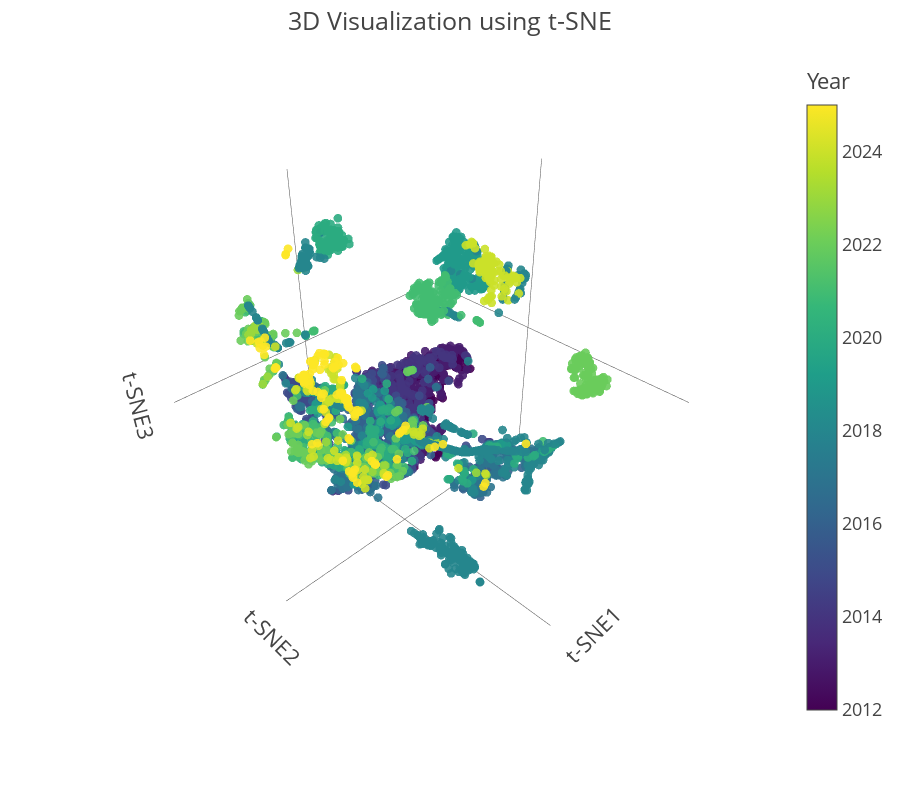

Write notebook code for a chart like this one.
### Code cell
# t-SNE dimensionality reduction
tsne = TSNE(n_components=3, random_state=2225, perplexity=100, n_iter=1000)
tsne_results = tsne.fit_transform(df_scaled)

# Plot using the function
plot_3d_embedding(df_scaled, tsne_results, method_name='t-SNE')

### Figure 1 — Plotly figure (JSON) as saved in the notebook; plotly's stock layout.template omitted (floating-point values rounded to 4 significant figures; data arrays with more than 128 entries replaced by an {"elided": "..."} marker saying what was removed)
{"data": [{"hovertemplate": "t-SNE1=%{x}<br>t-SNE2=%{y}<br>t-SNE3=%{z}<br>Year=%{marker.color}<extra></extra>", "legendgroup": "", "marker": {"color": {"elided": "4430 float values"}, "coloraxis": "coloraxis", "opacity": 0.9, "size": 3, "symbol": "circle"}, "mode": "markers", "name": "", "scene": "scene", "showlegend": false, "type": "scatter3d", "x": {"elided": "4430 float values"}, "y": {"elided": "4430 float values"}, "z": {"elided": "4430 float values"}}], "layout": {"coloraxis": {"colorbar": {"title": {"text": "Year"}}, "colorscale": [[0, "#440154"], [0.1111, "#482878"], [0.2222, "#3e4989"], [0.3333, "#31688e"], [0.4444, "#26828e"], [0.5556, "#1f9e89"], [0.6667, "#35b779"], [0.7778, "#6ece58"], [0.8889, "#b5de2b"], [1, "#fde725"]]}, "height": 800, "legend": {"tracegroupgap": 0}, "margin": {"t": 60}, "scene": {"aspectmode": "cube", "bgcolor": "white", "domain": {"x": [0, 1], "y": [0, 1]}, "xaxis": {"showgrid": false, "showticklabels": false, "title": {"text": "t-SNE1"}}, "yaxis": {"showgrid": false, "showticklabels": false, "title": {"text": "t-SNE2"}}, "zaxis": {"showgrid": false, "showticklabels": false, "title": {"text": "t-SNE3"}}}, "title": {"text": "3D Visualization using t-SNE"}}}
